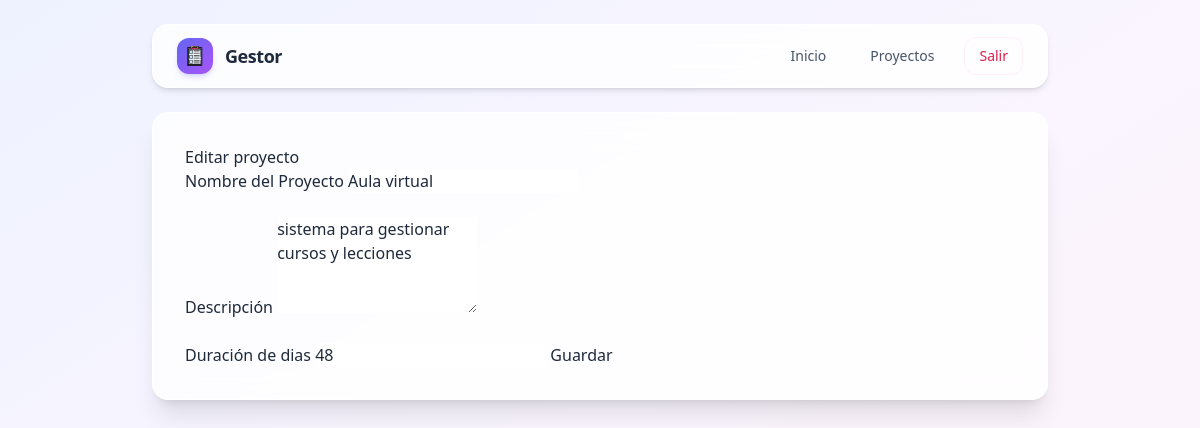
The page /proyectos/2/editar/ on the database its author committed.
### gestor/models.py (models this page shows)
class Proyecto(models.Model):
    nombre = models.CharField(max_length=100)
    descripcion = models.TextField()
    duracion = models.IntegerField()
    imagen = models.ImageField(upload_to='proyectos/' , default='proyectos/logo.png')

### gestor/views.py (the view, shortened to what this page needs)
# urls.py: path('proyectos/<int:id>/editar/', views.editar_proyecto, name='editar_proyecto'),
def editar_proyecto(request, id):
    proyecto = Proyecto.objects.get(id=id)
    return render(request, 'editar_proyecto.html', {'proyecto': proyecto})

### gestor/templates/editar_proyecto.html (shortened to what this page needs)
{% extends 'layouts/base.html' %}
{% block content %}
    <h1> Editar proyecto</h1>
    <form  method="post">
        <label for="nombre">Nombre del Proyecto</label>
        <input type="text" name="nombre" id="nombre" value="{{ proyecto.nombre}}" required>
        <br><br>
        <label for="descripcion">Descripción</label>
        <textarea name="descripcion" id="descripcion" rows="4" required>{{ proyecto.descripcion}}</textarea>
        <br><br>
        <label for="duracion ">Duración de dias</label>
        <input type="number" name="duracion" id="duracion" value="{{ proyecto.duracion}}" required step="1" min="1">
        <button type="submit">Guardar</button>
    </form>
{% endblock %}

### rows shown on the page
Proyecto: nombre "Aula virtual", descripcion "sistema para gestionar cursos y lecciones", duracion "48"
